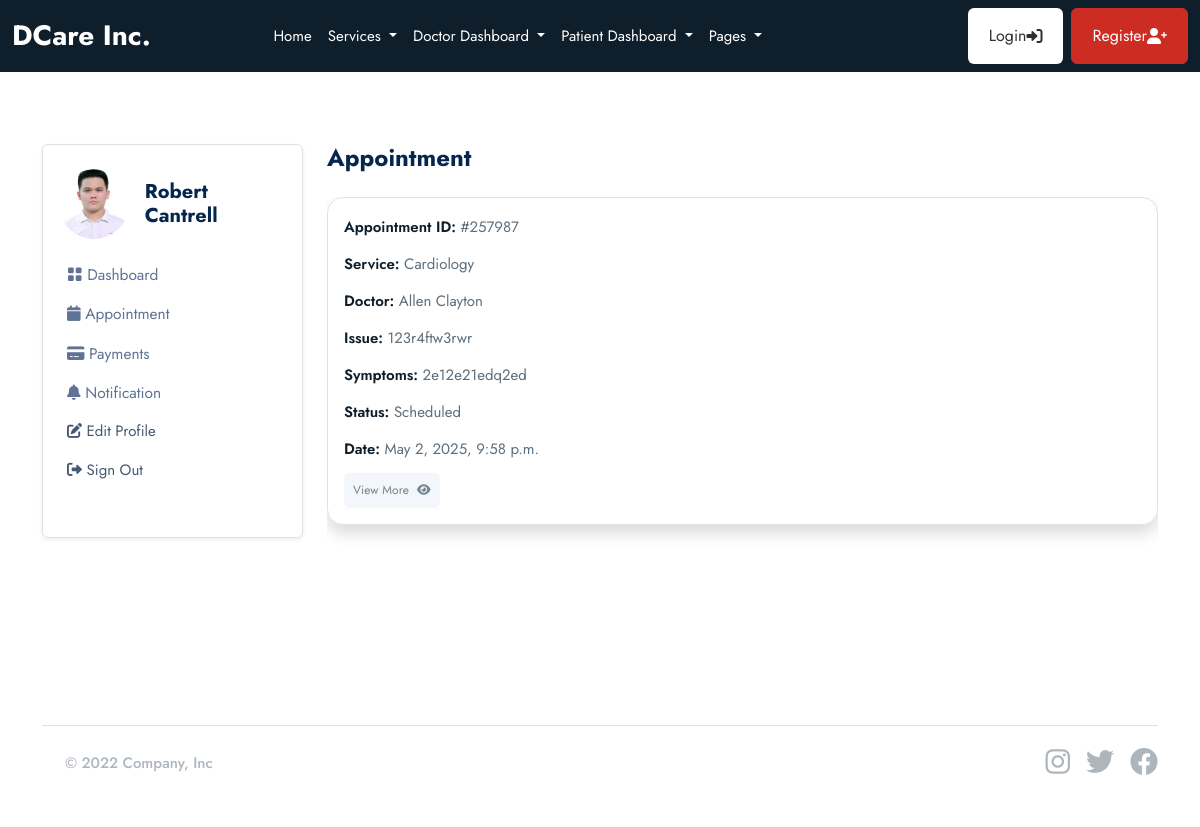
Screenshot of /patient/appointments (signed in) with the database file from the repository.
### userauths/models.py (models this page shows, shortened)
class User(AbstractUser):
    email = models.EmailField(_('email address'), unique=True)
    username = models.CharField(max_length=100, null=True, blank=True)
    user_type = models.CharField(max_length=50, choices=USER_TYPE, null=True, blank=True, default=None)
    is_active = models.BooleanField(default=True)
    is_staff = models.BooleanField(default=False)
    USERNAME_FIELD = 'email'
    REQUIRED_FIELDS = ['username']

### patient/models.py (models this page shows, shortened)
class Patient(models.Model):
    user = models.OneToOneField(userauths_models.User, on_delete=models.CASCADE)
    image = models.FileField(upload_to="images", null=True, blank=True)
    full_name = models.CharField(max_length=100, null=True, blank=True)
    email = models.CharField(max_length=100, null=True, blank=True)
    mobile = models.CharField(max_length=100, null=True, blank=True)
    address = models.CharField(max_length=100, null=True, blank=True)
    gender = models.CharField(max_length=100, null=True, blank=True)
    date_of_birth = models.DateField(default=timezone.now, null=True, blank=True)
    blood_group = models.CharField(max_length=100, null=True, blank=True)

### base/models.py (models this page shows, shortened)
class Appointment(models.Model):
    STATUS = [
        ('Scheduled', 'Scheduled'),
        ('Completed', 'Completed'),
        ('Pending', 'Pending'),
        ('Cancelled', 'Cancelled')
    ]
    service = models.ForeignKey(Service, on_delete=models.SET_NULL, null=True, blank=True, related_name='service_appointments')
    doctor = models.ForeignKey(doctor_models.Doctor, on_delete=models.SET_NULL, null=True, blank=True, related_name='doctor_appointments')
    patient = models.ForeignKey(patient_models.Patient, on_delete=models.SET_NULL, null=True, blank=True, related_name='appointments_patient')
    appointment_date = models.DateTimeField(null=True, blank=True)
    issues = models.TextField(blank=True, null=True)
    symptoms = models.TextField(blank=True, null=True)
    appointment_id = ShortUUIDField(length=6, max_length=10, alphabet="1234567890")
    status = models.CharField(max_length=120, choices=STATUS)

class Service(models.Model):
    image = models.FileField(upload_to="images", null=True, blank=True)
    name = models.CharField(max_length=255)
    description = models.TextField(blank=True, null=True)
    cost = models.DecimalField(max_digits=10, decimal_places=2)
    available_doctors = models.ManyToManyField(doctor_models.Doctor, blank=True)

### doctor/models.py (models this page shows, shortened)
class Doctor(models.Model):
    user = models.OneToOneField(userauths_models.User, on_delete=models.CASCADE)
    full_name = models.CharField(max_length=100, null=True, blank=True)
    image = models.FileField(upload_to="images", null=True, blank=True)
    mobile = models.CharField(max_length=100, null=True, blank=True)
    country = models.CharField(max_length=100, null=True, blank=True)
    bio = models.CharField(max_length=100, null=True, blank=True)
    specialization = models.CharField(max_length=100, null=True, blank=True)
    qualifications = models.CharField(max_length=100, null=True, blank=True)
    years_of_experience = models.CharField(max_length=100, null=True, blank=True)
    next_available_appointment_date = models.DateTimeField(default=timezone.now, null=True, blank=True)

### patient/views.py (the view)
# urls.py: path("appointments", views.appointments, name="appointments"),
@login_required
def appointments(request):
    patient = patient_models.Patient.objects.get(user=request.user)
    appointments = base_models.Appointment.objects.filter(patient=patient)
    context = {
        "appointments": appointments,
    }
    return render(request, "patient/appointments.html", context)

### templates/patient/appointments.html
{% extends 'partials/base.html' %} {% block content %}
<section class="pt-5 pb-5">
  <div class="container">
    <div class="row mt-0 mt-md-4">
      {% include 'patient/sidebar.html' %}
      <div class="col-lg-9 col-md-8 col-12">
        <h4 class="mb-0 mb-4 fw-bold">Appointment</h4>
        <div class="card mb-4">
          {% for a in appointments %}
          <div class="shadow border p-3 mb-4 rounded-4">
            <a href="{% url 'patient:appointment_detail' a.appointment_id %}">
              <p>
                <span class="fw-semibold text-dark">Appointment ID:</span>
                #{{a.appointment_id}}
              </p>
              <p>
                <span class="fw-semibold text-dark">Service:</span>
                {{a.service.name}}
              </p>
              <p>
                <span class="fw-semibold text-dark">Doctor:</span>
                {{a.doctor.full_name}}
              </p>
              <p>
                <span class="fw-semibold text-dark">Issue:</span> {{a.issues}}
              </p>
              <p>
                <span class="fw-semibold text-dark">Symptoms:</span>
                {{a.symptoms}}
              </p>
              <p>
                <span class="fw-semibold text-dark">Status:</span> {{a.status}}
              </p>
              <p>
                <span class="fw-semibold text-dark">Date:</span>
                {{a.appointment_date}}
              </p>
              <button class="btn btn-secondary btn-sm">
                View More <i class="fas fa-eye ms-2"></i>
              </button>
            </a>
          </div>
          {% endfor %}
        </div>
      </div>
    </div>
  </div>
</section>
{% endblock content %}

### templates/patient/sidebar.html (shortened to what this page needs)
<div class="col-lg-3 col-md-4 col-12">
  <nav
    class="navbar navbar-expand-md shadow-sm mb-4 mb-lg-0 sidenav border rounded"
  >
    <div class="collapse navbar-collapse p-3" id="sidenav">
      <div class="navbar-nav flex-column">
        <div class="d-flex align-items-center mb-3">
          {% if request.user.patient.image %}
          <img
            src="{{request.user.patient.image.url}}"
            alt="avatar"
            class="rounded-circle avatar-xl"
            style="width: 70px; height: 70px; object-fit: cover"
          />
          {% endif %}
          <div class="ms-3">
            <h5 class="mb-0 fw-bold">{{request.user.patient.full_name}}</h5>
          </div>
        </div>
        <ul class="list-unstyled ms-n2 mb-4">
          <li class="nav-item">
            <a
              class="dropdown-item nav-link"
              href="{% url 'patient:dashboard' %}"
              ><i class="bi bi-grid-fill"></i> Dashboard</a
            >
          </li>
          <li class="nav-item">
            <a
              class="dropdown-item nav-link"
              href="{% url 'patient:appointments' %}"
              ><i class="fas fa-calendar"></i> Appointment</a
            >
          </li>
          <li class="nav-item">
            <a
              class="dropdown-item nav-link"
              href="{% url 'patient:payments' %}"
              ><i class="fas fa-credit-card"></i> Payments</a
            >
          </li>
          <li class="nav-item">
            <a
              class="dropdown-item nav-link"
              href="{% url 'patient:notifications' %}"
              ><i class="fas fa-bell"></i> Notification</a
            >
          </li>
          <li class="nav-item">
            <a class="nav-link" href="{% url 'patient:profile' %}">
              <i class="fas fa-edit"></i> Edit Profile
            </a>
          </li>
          <li class="nav-item">
            <a class="nav-link" href="{% url 'userauths:sign-out' %}">
              <i class="fas fa-sign-out-alt"></i> Sign Out
            </a>
          </li>
        </ul>
      </div>
    </div>
  </nav>
</div>

### rows the page displays
User: user.patient.image (picture), user.patient.full_name "Robert Cantrell"
Appointment: appointment_id "257987", service.name "Cardiology", doctor.full_name "Allen Clayton", issues "123r4ftw3rwr", symptoms "2e12e21edq2ed", status "Scheduled", appointment_date "May 2, 2025, 9:58 p.m."
